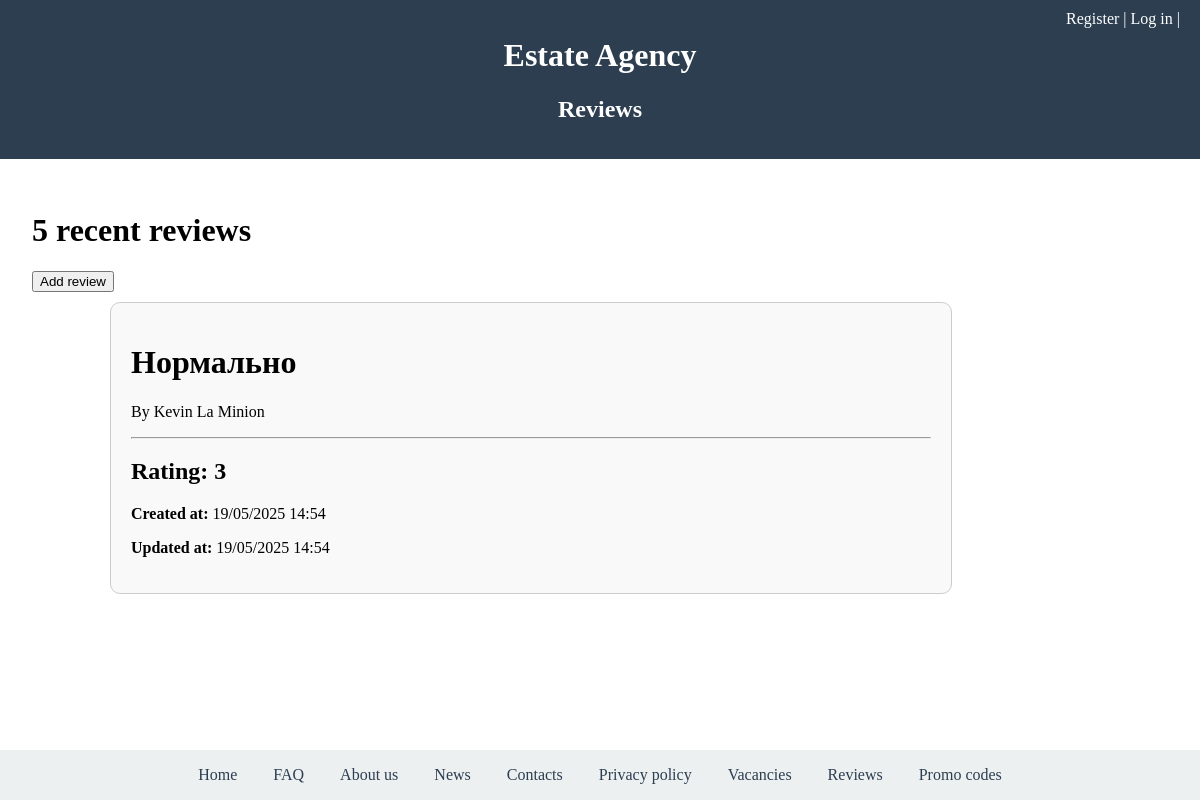
The page /reviews/ on the database as committed earlier.
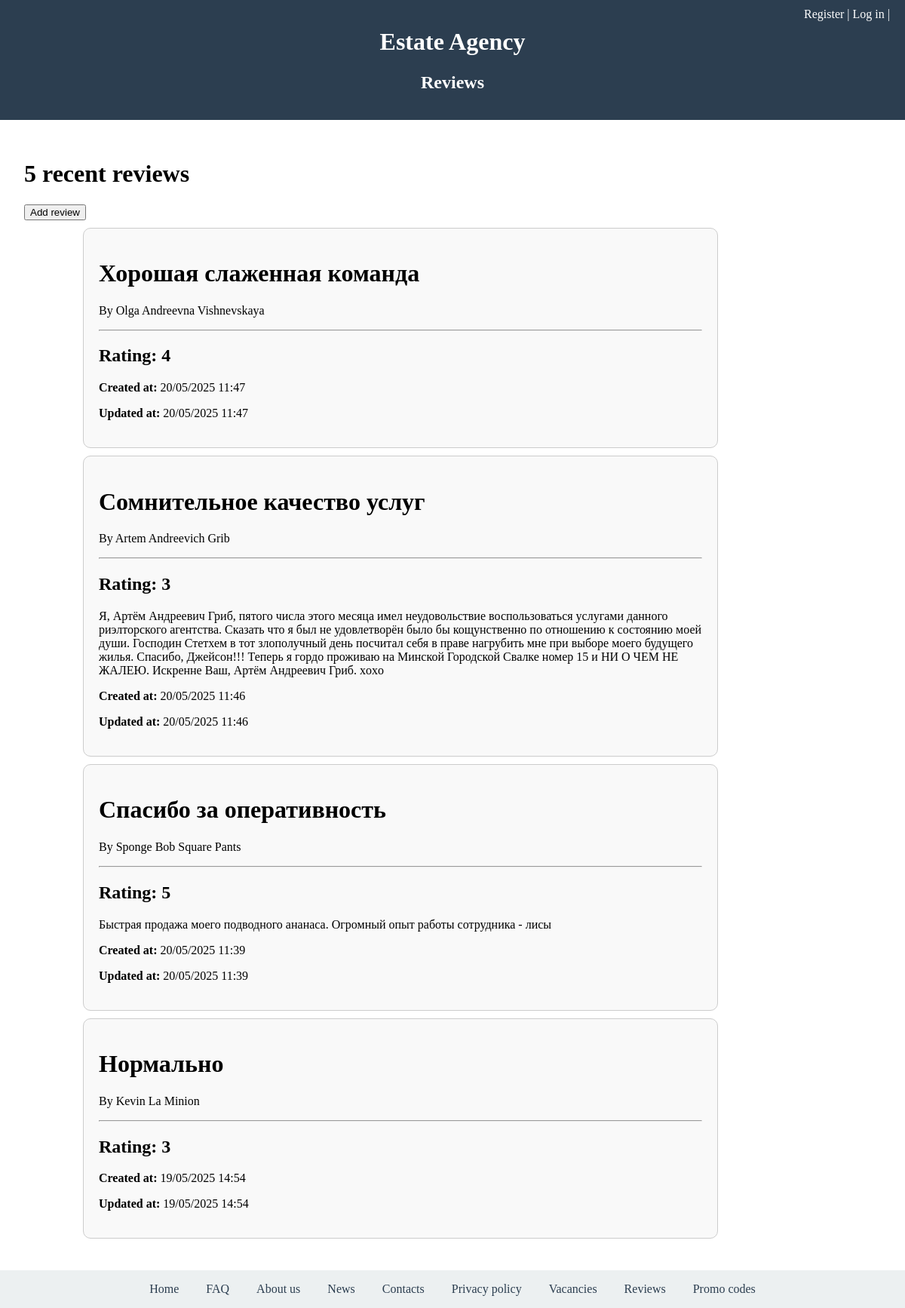
The same page on the database as committed later.
### reviews/models.py (models this page shows, shortened)
class Review(models.Model):
    class RateChoices(models.TextChoices):
        EXCELLENT = "5", "Отлично"
        GOOD = "4", "Хорошо"
        NORM = "3", "Нормально"
        BAD = "2", "Плохо"
        HORRIBLE = "1", "Ужасно"
    title = models.CharField(
        blank=False,
        null=False,
        verbose_name="Review title",
        max_length=60,
        validators=[MinLengthValidator(5)],
        help_text="Заголовок отзыва"
    )
    author = models.ForeignKey(UserProfile, on_delete=models.SET_NULL, null=True)
    content = models.TextField(
        blank=True,
        null=True,
        verbose_name="Review content",
        validators=[MinLengthValidator(5)],
        help_text="Содержание отзыва"
    )
    rate = models.CharField(
        null=False,
        blank=False,
        verbose_name="Rating",
        help_text="Оценка",
        choices=RateChoices.choices,
        max_length=10
    )
    created_at = models.DateTimeField(auto_now_add=True)
    updated_at = models.DateTimeField(auto_now=True)

### estate_agency/models.py (models this page shows, shortened)
class UserProfile(models.Model):
    full_name = models.CharField(
        blank=False,
        null=False,
        verbose_name="Full name",
        help_text="ФИО",
        max_length=80
    )
    phone_number = models.TextField(
        blank=True,
        null=True,
        verbose_name="Phone number",
        help_text="Телефон",
        validators=[phone_num_validator],
    )
    email = models.EmailField(
        blank=True,
        null=True,
        verbose_name="Email",
        help_text="Почта",
    )
    birth_day = models.DateField(
        blank=False,
        null=False,
        verbose_name="Birthday date",
        help_text="Дата рождения",
        validators=[MaxValueValidator(datetime.date.today()),
                    MinValueValidator(datetime.date.today().replace(year=1900))]
    )
    is_customer =models.BooleanField(
        null=False,
        default=False
    )
    is_owner =models.BooleanField(
        null=False,
        default=False
    )
    time_zone = models.CharField(
        max_length=40,
        choices=[(tz, tz) for tz in pytz.common_timezones],
        default="UTC"
    )
    user = models.OneToOneField(settings.AUTH_USER_MODEL, on_delete=models.CASCADE)

### reviews/views.py (the view)
# urls.py: path('', views.review, name="reviews"),
def review(request):
    reviews = Review.objects.order_by('-created_at')[:5]
    return render(request, 'reviews/review.html',
                  {"reviews": reviews})

### reviews/templates/reviews/review.html
{% extends "base.html" %}
{% block site_name %}Reviews{% endblock %}
{% block content %}
<h1>5 recent reviews</h1>
{% if user.is_authenticated %}
    <a href="{% url 'review-add' %}">
        <button>Add review</button>
    </a>
{% else %}
    <a href="{% url 'login' %}?next={% url 'review-add' %}">
        <button>Add review</button>
    </a>
{% endif %}
<div style="width: 1000px; margin: 0 auto;">
    {% for review in reviews %}
    <div style="border: 1px solid #ccc; padding: 20px; border-radius: 10px;
     background-color: #f9f9f9; max-width: 800px; margin: 10px; align-self: center">
        <h1>{{review.title}}</h1>
        <p>By {{review.author.full_name}}</p>
        <hr>
        <h2>Rating: {{review.rate}}</h2>
        {% if review.content %}
            <p>{{review.content}}</p>
        {% endif %}
            <p><strong>Created at: </strong>{{review.created_at|date:"d/m/Y H:i"}}</p>
        {% if review.updated_at %}
            <p><strong>Updated at: </strong>{{review.updated_at|date:"d/m/Y H:i"}}</p>
        {% endif %}
    </div>
    {% endfor %}
</div>
{% endblock %}

Rows that differ between the two databases and show on the page:
added Review: title "Хорошая слаженная команда", author.full_name "Olga Andreevna Vishnevskaya", rate "4", created_at "20/05/2025 11:47", updated_at "20/05/2025 11:47"
added Review: title "Сомнительное качество услуг", author.full_name "Artem Andreevich Grib", rate "3", content "Я, Артём Андреевич Гриб, пятого числа этого месяца имел неудовольствие воспользоваться услугами данного риэлторского агентства. Сказать что я был не удовлетворён было бы кощунственно по отношению к состоянию моей души. Господин Стетхем в тот злополучный день посчитал себя в праве нагрубить мне при выборе моего будущего жилья. Спасибо, Джейсон!!! Теперь я гордо проживаю на Минской Городской Свалке номер 15 и НИ О ЧЕМ НЕ ЖАЛЕЮ. Искренне Ваш, Артём Андреевич Гриб. xoxo", created_at "20/05/2025 11:46", updated_at "20/05/2025 11:46"
added Review: title "Спасибо за оперативность", author.full_name "Sponge Bob Square Pants", rate "5", content "Быстрая продажа моего подводного ананаса. Огромный опыт работы сотрудника - лисы", created_at "20/05/2025 11:39", updated_at "20/05/2025 11:39"
